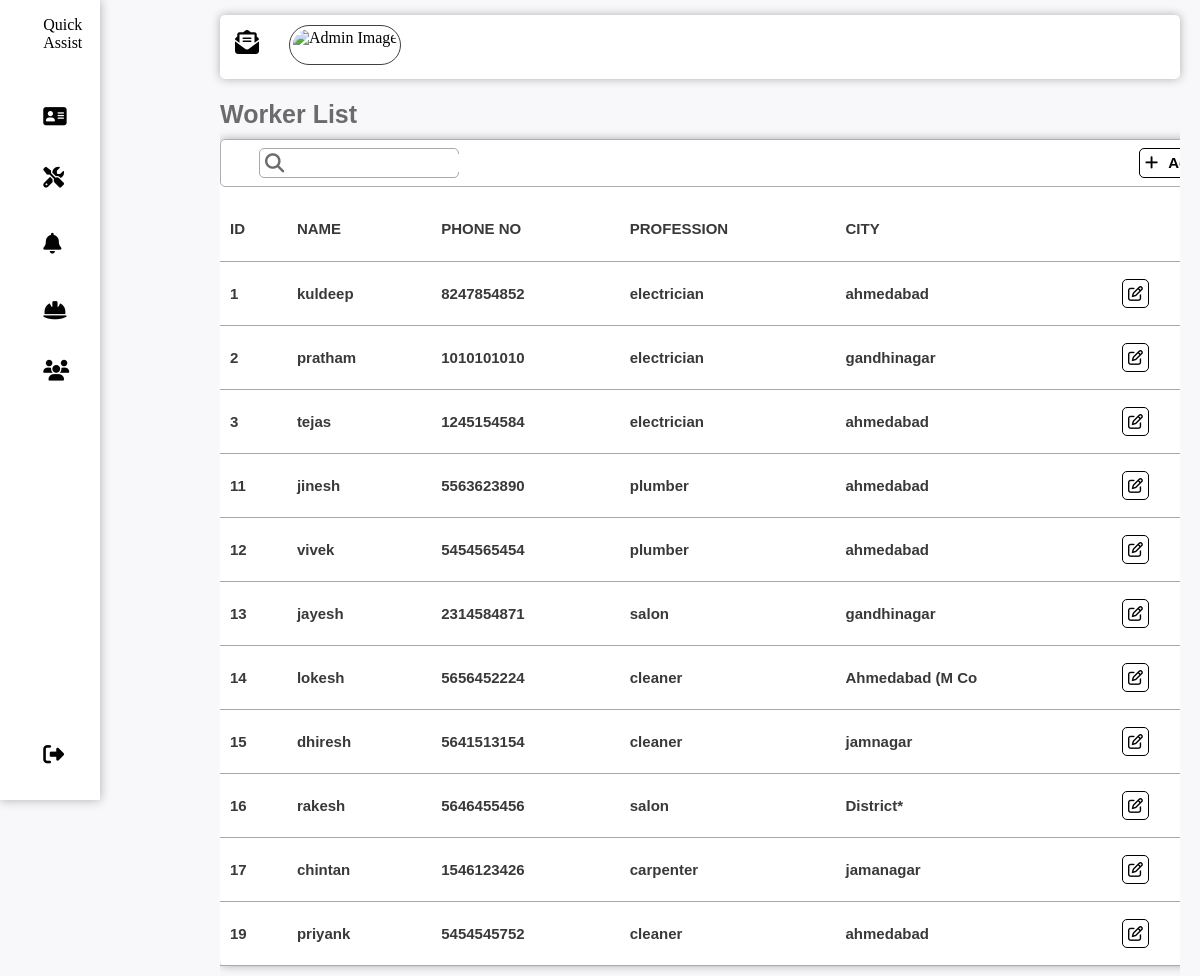
Screenshot of /fadmin/worker.php with the database file from the repository.
### tables this page shows
CREATE TABLE `worker` (
  `wor_id` int(5) NOT NULL,
  `wor_name` varchar(25) NOT NULL,
  `wor_email` varchar(30) NOT NULL,
  `wor_phno` varchar(13) NOT NULL,
  `profession` varchar(25) NOT NULL,
  `password` varchar(8) NOT NULL,
  `wor_city` varchar(15) NOT NULL,
  `wor_address` varchar(100) NOT NULL,
  `wor_status` varchar(11) NOT NULL DEFAULT 'available',
  `wor_image` varchar(150) NOT NULL
);

### fadmin/worker.php (the view, shortened to what this page needs)
<?php require'head.php'?>
<!DOCTYPE html>
<html lang="en">
    <head>
        <link rel="stylesheet" href="admin.css">
    </head>
    <body>
        <main>
            <h4>Worker List<h4>
            <div class="tableview">
                <div class="heading">
                    <div class="tablesearchbox">
                        <i class="fa-solid fa-magnifying-glass"></i>
                        <input type="text" id="search" onkeyup="search()">
                    </div>
                    <a href="worinde.php" alt="operation file"><i class="fa-solid fa-plus"></i>Add Worker</a>
                </div>
                <div>
                    <table id="table">
                        <tr>
                            <td>ID</td>
                            <td>NAME</td>
                            <td>PHONE NO</td>
                            <td>PROFESSION</td>
                            <td>CITY</td>
                            <td></td>
                        </tr>
                        <?php
                            $sql = "SELECT * FROM worker";
                            $result = $conn->query($sql);
                            if($result->num_rows > 0){
                                while($row = $result->fetch_assoc())
                                {
                        ?>
                                    <tr>
                                        <td><?php echo $row['wor_id'];?></td>
                                        <td><?php echo $row['wor_name'];?></td>
                                        <td><?php echo $row['wor_phno'];?></td>
                                        <td><?php echo $row['profession'];?></td>
                                        <td><?php echo $row['wor_city'];?></td>
                                        <td><a href="worup.php?id=<?php echo $row['wor_id'];?>"><i class="fa-regular fa-pen-to-square"></i></a></td>
                                    </tr>
                        <?php
                                }
                            }
                        ?>
                    </table>
                </div>
            </div>
        </main>
    </body>
</html>

### fadmin/admin.css (style rules this page uses)
* { margin: 0; padding:0; border: none; outline: none; box-sizing: border-box; }
body { display:flex; width: 100%; background-color: #f8f7fa; }
main { margin-top: 100px; margin-left:120px; width: 80%; font-family:sans-serif; font-size: 25px; color: rgb(107, 107, 107); overflow-x: hidden; }
.tableview { width: 1070px; margin: 10px 0px; box-shadow: 0px 0px 10px rgb(175, 173, 173); border-radius: 5px; background-color: white; }
.heading { display: flex; padding: 8px; border: solid 1px rgb(175, 173, 173); border-radius: 5px; margin-bottom: 10px; }
.heading a i { margin-right:10px; }
.tablesearchbox { display: flex; border: solid 1px darkgray; padding: 5px; border-radius: 5px; height: 30px; margin-left: 30px; width: 200px; }
.tablesearchbox i { font-size:1.2rem; margin-right: 5px; }
table { width: 1060px; border-collapse: collapse; font-size: medium; color: rgb(58, 56, 56); }
table td { padding: 5px 10px; border-bottom: solid 1px darkgray; border-radius: 5px; margin-left: 5px; font-size: 15px; width: fit-content; height: 8vh; }
a { color: #030303; }
.heading a { margin-left: 680px; }
.tableview a { text-decoration: none; color: #030303; border:solid 1px black; border-radius: 5px; background-color: white; font-size: 15px; width: fit-content; height: 30px; padding: 5px; }

### rows the page displays
worker: wor_id "1", wor_name "kuldeep", wor_phno "8247854852", profession "electrician", wor_city "ahmedabad"
worker: wor_id "2", wor_name "pratham", wor_phno "1010101010", profession "electrician", wor_city "gandhinagar"
worker: wor_id "3", wor_name "tejas", wor_phno "1245154584", profession "electrician", wor_city "ahmedabad"
worker: wor_id "11", wor_name "jinesh", wor_phno "5563623890", profession "plumber", wor_city "ahmedabad"
worker: wor_id "12", wor_name "vivek", wor_phno "5454565454", profession "plumber", wor_city "ahmedabad"
worker: wor_id "13", wor_name "jayesh", wor_phno "2314584871", profession "salon", wor_city "gandhinagar"
worker: wor_id "14", wor_name "lokesh", wor_phno "5656452224", profession "cleaner", wor_city "Ahmedabad (M Co"
worker: wor_id "15", wor_name "dhiresh", wor_phno "5641513154", profession "cleaner", wor_city "jamnagar"
worker: wor_id "16", wor_name "rakesh", wor_phno "5646455456", profession "salon", wor_city "District*"
worker: wor_id "17", wor_name "chintan", wor_phno "1546123426", profession "carpenter", wor_city "jamanagar"
worker: wor_id "19", wor_name "priyank", wor_phno "5454545752", profession "cleaner", wor_city "ahmedabad"
